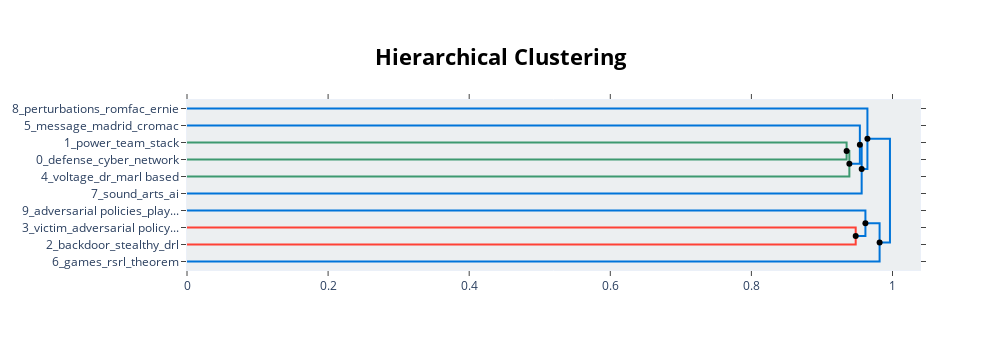

Source (notebook cell):
### Code cell
# vextract hierarchical topics and their representation
hierarchical_topics = topic_model.hierarchical_topics(summerized_papers)

# visualize the hierarchical topics
topic_model.visualize_hierarchy(hierarchical_topics=hierarchical_topics, custom_labels=topic_df['Topic Label'].tolist(),color_threshold=0.95, width=1000, height=1000)

### Figure 1 — Plotly figure (JSON) as saved in the notebook; plotly's stock layout.template omitted (floating-point values rounded to 4 significant figures)
{"data": [{"hoverinfo": "text", "marker": {"color": "rgb(61,153,112)"}, "mode": "lines", "text": ["power_team_stack_madqn_market", "", "", "defense_cyber_network_mtd_strategy"], "type": "scatter", "x": [0, 0.9349, 0.9349, 0], "xaxis": "x", "y": [-25, -25, -35, -35], "yaxis": "y"}, {"hoverinfo": "text", "marker": {"color": "rgb(61,153,112)"}, "mode": "lines", "text": ["defense_cyber_network_game_maddpg", "", "", "voltage_dr_marl based_grid_controllers"], "type": "scatter", "x": [0.9349, 0.9388, 0.9388, 0], "xaxis": "x", "y": [-30, -30, -45, -45], "yaxis": "y"}, {"hoverinfo": "text", "marker": {"color": "rgb(0,116,217)"}, "mode": "lines", "text": ["message_madrid_cromac_ami_robustness testing", "", "", "cyber_network_defense_computational_game"], "type": "scatter", "x": [0, 0.9537, 0.9537, 0.9388], "xaxis": "x", "y": [-15, -15, -37.5, -37.5], "yaxis": "y"}, {"hoverinfo": "text", "marker": {"color": "rgb(0,116,217)"}, "mode": "lines", "text": ["cyber_network_defense_team_learn", "", "", "sound_arts_ai_audio visual navigation_audio"], "type": "scatter", "x": [0.9537, 0.9563, 0.9563, 0], "xaxis": "x", "y": [-26.25, -26.25, -55, -55], "yaxis": "y"}, {"hoverinfo": "text", "marker": {"color": "rgb(0,116,217)"}, "mode": "lines", "text": ["perturbations_romfac_ernie_state perturbations_byzantine", "", "", "defense_cyber_network_team_computational"], "type": "scatter", "x": [0, 0.9645, 0.9645, 0.9563], "xaxis": "x", "y": [-5, -5, -40.62, -40.62], "yaxis": "y"}, {"hoverinfo": "text", "marker": {"color": "rgb(255,65,54)"}, "mode": "lines", "text": ["victim_adversarial policy_aml attacks_aml_camouflage", "", "", "backdoor_stealthy_drl_time_triggers"], "type": "scatter", "x": [0, 0.9478, 0.9478, 0], "xaxis": "x", "y": [-75, -75, -85, -85], "yaxis": "y"}, {"hoverinfo": "text", "marker": {"color": "rgb(0,116,217)"}, "mode": "lines", "text": ["adversarial policies_play_sub play_implementation_sparse adversarial", "", "", "backdoor_victim_cmarl_adversarial policy_marnet"], "type": "scatter", "x": [0, 0.9616, 0.9616, 0.9478], "xaxis": "x", "y": [-65, -65, -80, -80], "yaxis": "y"}, {"hoverinfo": "text", "marker": {"color": "rgb(0,116,217)"}, "mode": "lines", "text": ["victim_backdoor_cmarl_adversarial policies_adversarial policy", "", "", "games_rsrl_theorem_sum_regret"], "type": "scatter", "x": [0.9616, 0.9817, 0.9817, 0], "xaxis": "x", "y": [-72.5, -72.5, -95, -95], "yaxis": "y"}, {"hoverinfo": "text", "marker": {"color": "rgb(0,116,217)"}, "mode": "lines", "text": ["defense_cyber_network_game_perturbations", "", "", "victim_games_backdoor_cmarl_adversarial policies"], "type": "scatter", "x": [0.9645, 0.9964, 0.9964, 0.9817], "xaxis": "x", "y": [-22.81, -22.81, -83.75, -83.75], "yaxis": "y"}, {"hoverinfo": "text", "hovertext": ["defense_cyber_network_game_maddpg", "cyber_network_defense_team_learn", "victim_backdoor_cmarl_adversarial policies_adversarial policy", "defense_cyber_network_game_perturbations"], "marker": {"color": "black"}, "mode": "markers", "showlegend": false, "type": "scatter", "x": [0.9349, 0.9537, 0.9616, 0.9645], "y": [-30, -26.25, -72.5, -22.81]}, {"hoverinfo": "text", "hovertext": ["cyber_network_defense_computational_game", "defense_cyber_network_team_computational", "backdoor_victim_cmarl_adversarial policy_marnet", "victim_games_backdoor_cmarl_adversarial policies"], "marker": {"color": "black"}, "mode": "markers", "showlegend": false, "type": "scatter", "x": [0.9388, 0.9563, 0.9478, 0.9817], "y": [-37.5, -40.62, -80, -83.75]}], "layout": {"autosize": false, "height": 350, "hoverlabel": {"bgcolor": "white", "font": {"family": "Rockwell", "size": 16}}, "hovermode": "closest", "plot_bgcolor": "#ECEFF1", "showlegend": false, "title": {"font": {"color": "Black", "size": 22}, "text": "<b>Hierarchical Clustering</b>", "x": 0.5, "xanchor": "center", "yanchor": "top"}, "width": 1000, "xaxis": {"mirror": "allticks", "rangemode": "tozero", "showgrid": false, "showline": true, "showticklabels": true, "ticks": "outside", "type": "linear", "zeroline": false}, "yaxis": {"mirror": "allticks", "range": [-100, 0], "rangemode": "tozero", "showgrid": false, "showline": true, "showticklabels": true, "tickmode": "array", "ticks": "outside", "ticktext": ["8_perturbations_romfac_ernie", "5_message_madrid_cromac", "1_power_team_stack", "0_defense_cyber_network", "4_voltage_dr_marl based", "7_sound_arts_ai", "9_adversarial policies_play...", "3_victim_adversarial policy...", "2_backdoor_stealthy_drl", "6_games_rsrl_theorem"], "tickvals": [-5, -15, -25, -35, -45, -55, -65, -75, -85, -95], "type": "linear", "zeroline": false}}}
